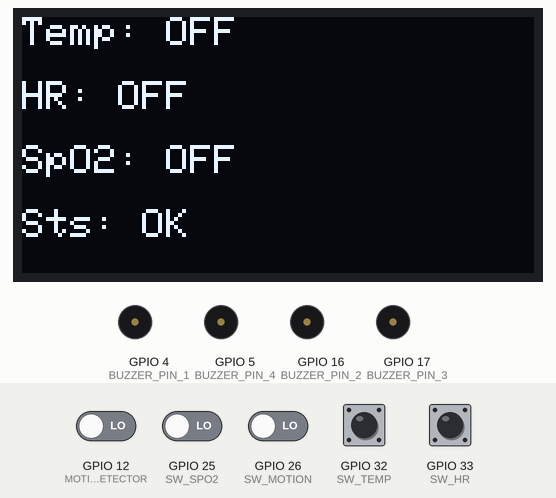
A sketch run on a simulated ESP32. Shown: 128×64 one-colour display, buzzer (waves = sounding, pin HIGH). The test bench sets the inputs (shaded band); at power-on: GPIO 12 (MOTION_DETECTOR), GPIO 25 (SW_SPO2), GPIO 26 (SW_MOTION), GPIO 32 (SW_TEMP), GPIO 33 (SW_HR) LOW. WiFi joins after 1.5 s; servers stay silent unless stated; random numbers use the default seed unless the sketch sets one; no MQTT or app messages arrive unless stated; what the sketch prints to the serial monitor is not drawn.

Above: at 6.2 s.
6.3 s: GPIO 25 (SW_SPO2) driven HIGH and GPIO 26 (SW_MOTION) driven HIGH
At 9.7 s:
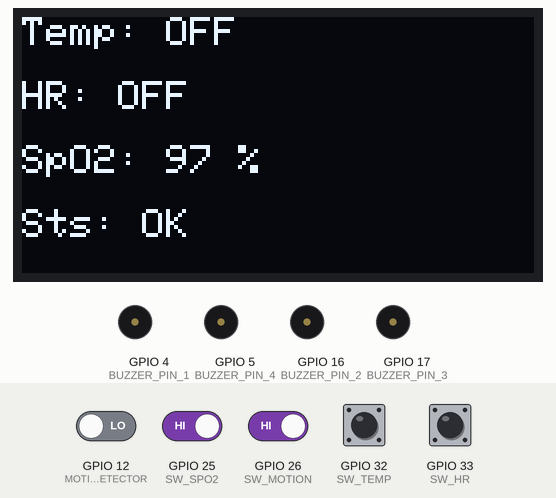
10.4 s: GPIO 12 (MOTION_DETECTOR) driven HIGH
At 12.2 s:
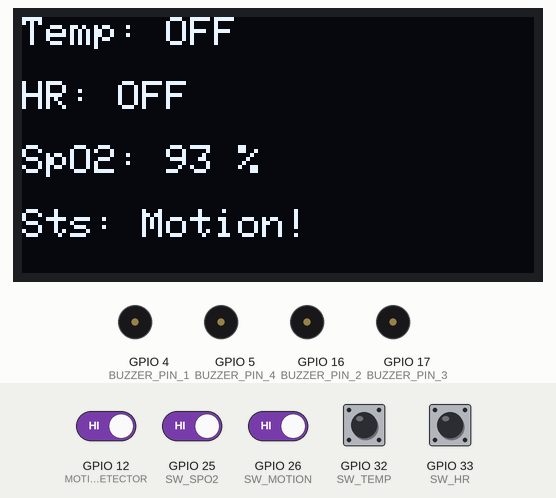
14.5 s: GPIO 25 (SW_SPO2) driven LOW
At 15.9 s:
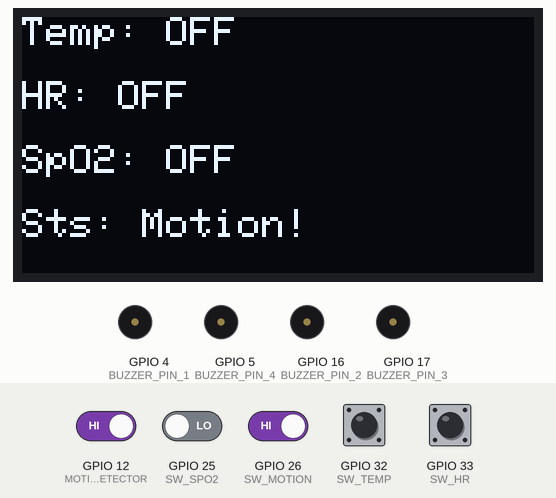
18.6 s: GPIO 25 (SW_SPO2) driven HIGH
At 22.2 s:
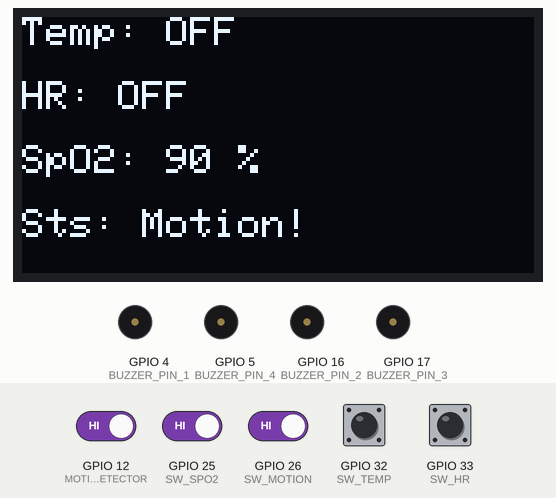
22.6 s: GPIO 26 (SW_MOTION) driven LOW
At 24.7 s:
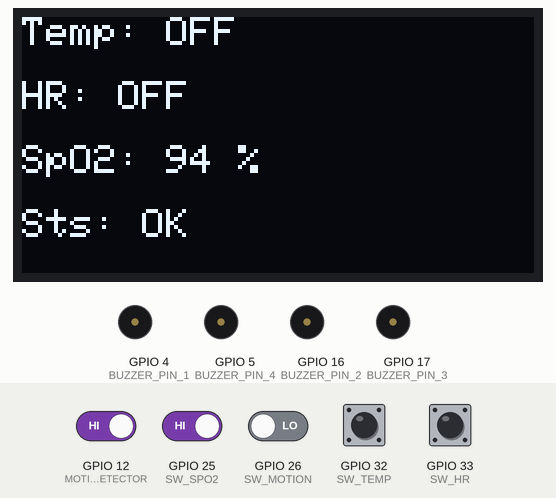
26.7 s: GPIO 33 (SW_HR) pulled HIGH for 1 s
At 28.4 s:
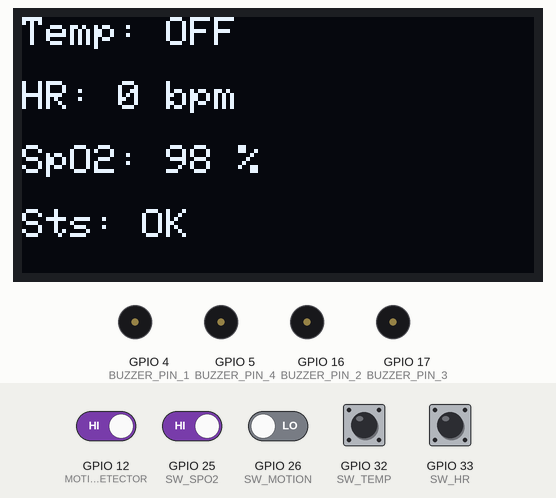
Timing chart, 0 to 29.9 s (numbered marks = the images above; inputs shaded):
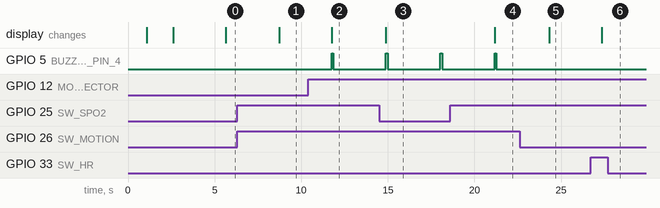

Measured:
- after the input at 6.3 s, the display: changes after 2.4 s (image 1)
- after the input at 10.4 s, GPIO 5 (BUZZER_PIN_4): LOW → HIGH after 1.4 s, → LOW 0.10 s later
- after the input at 18.6 s, the display: changes after 2.6 s (image 4)

The sketch:

main.ino
```cpp
#include <OneWire.h>
#include <DallasTemperature.h>
#include <Wire.h>
#include <Adafruit_GFX.h>
#include <Adafruit_SSD1306.h>
#include <WiFi.h>
#include "Adafruit_MQTT.h"
#include "Adafruit_MQTT_Client.h"

#include "freertos/FreeRTOS.h"
#include "freertos/task.h"
#include "freertos/queue.h"

#define TEMP_SENSOR 14
#define MOTION_DETECTOR 12

#define BUZZER_PIN_1 4
#define BUZZER_PIN_2 16
#define BUZZER_PIN_3 17
#define BUZZER_PIN_4 5

#define SW_TEMP 32
#define SW_HR 33
#define SW_SPO2 25
#define SW_MOTION 26

#define SCREEN_WIDTH 128
#define SCREEN_HEIGHT 64
#define OLED_RESET   -1
#define OLED_ADDRESS 0x3C

#define WIFI_SSID "Wokwi-GUEST"
#define WIFI_PASS ""

#define IO_USERNAME  "adafruit username"
#define IO_KEY       "adafruit api"

#define AIO_SERVER      "io.adafruit.com"
#define AIO_SERVERPORT  1883

#define TEMP_FEED         IO_USERNAME "/feeds/body-temperature-c"
#define HR_FEED           IO_USERNAME "/feeds/heart-rate-monitor"
#define MOTION_FEED       IO_USERNAME "/feeds/motion-detector"
#define SPO2_FEED         IO_USERNAME "/feeds/spo2-percent"
#define FLAG              IO_USERNAME "/feeds/flag"

WiFiClient client;

Adafruit_MQTT_Client mqtt(&client, AIO_SERVER, AIO_SERVERPORT,
                          IO_USERNAME, IO_KEY);

Adafruit_MQTT_Publish tempFeed   = Adafruit_MQTT_Publish(&mqtt, TEMP_FEED);
Adafruit_MQTT_Publish hrFeed     = Adafruit_MQTT_Publish(&mqtt, HR_FEED);
Adafruit_MQTT_Publish spo2Feed   = Adafruit_MQTT_Publish(&mqtt, SPO2_FEED);
Adafruit_MQTT_Publish statusFeed = Adafruit_MQTT_Publish(&mqtt, FLAG);
Adafruit_MQTT_Publish motiondetectorFeed = Adafruit_MQTT_Publish(&mqtt, MOTION_FEED);

OneWire oneWire(TEMP_SENSOR);
DallasTemperature sensors(&oneWire);

Adafruit_SSD1306 display(SCREEN_WIDTH, SCREEN_HEIGHT, &Wire, OLED_RESET);

QueueHandle_t hrQueue;
QueueHandle_t spo2Queue;

// Function to check if switch is ON
// DIP switch: HIGH = ON (when switch is flipped to ON position)
bool isSwitchOn(int pin) {
  return digitalRead(pin) == HIGH;
}

void sensorTask(void *param) {
  int heartRate = 0;
  int spo2 = 0;

  while (1) {

    if(isSwitchOn(SW_HR)) {
      heartRate = random(60, 100);  // Normal range
    } else {
      heartRate = 0;
    }

    if(isSwitchOn(SW_SPO2)) {
      spo2 = random(90, 100);  // Normal range
    } else {
      spo2 = 0;
    }

    Serial.print("HR Switch: "); Serial.print(digitalRead(SW_HR));
    Serial.print(" | SPO2 Switch: "); Serial.println(digitalRead(SW_SPO2));
    Serial.print("HR: "); Serial.print(heartRate);
    Serial.print(" | SPO2: "); Serial.println(spo2);

    xQueueOverwrite(hrQueue, &heartRate);
    xQueueOverwrite(spo2Queue, &spo2);

    vTaskDelay(pdMS_TO_TICKS(2000));
  }
}

void processingTask(void *param) {
  float temperature = 0;
  int heartRate = 0;
  int spo2 = 0;
  const char *statusMsg;

  vTaskDelay(pdMS_TO_TICKS(2000));  // Wait for sensor task to start

  while (1) {

    xQueuePeek(hrQueue, &heartRate, portMAX_DELAY);
    xQueuePeek(spo2Queue, &spo2, portMAX_DELAY);

    // Read temperature
    if(isSwitchOn(SW_TEMP)) {
      sensors.requestTemperatures();
      float newTemp = sensors.getTempCByIndex(0);
      if(newTemp != -127.0 && newTemp != 85.0) {
        temperature = newTemp;
      }
    }

    // Debug prints
    Serial.println("=== Processing ===");
    Serial.print("TEMP Switch: "); Serial.println(digitalRead(SW_TEMP));
    Serial.print("Temperature: "); Serial.println(temperature);
    Serial.print("Heart Rate: "); Serial.println(heartRate);
    Serial.print("SpO2: "); Serial.println(spo2);

    // Determine status
    statusMsg = "OK";

    if (isSwitchOn(SW_TEMP) && temperature > 38.0) {
      statusMsg = "High Temp!";
    }
    else if (isSwitchOn(SW_HR) && heartRate > 0 && heartRate < 60) {
      statusMsg = "HR Low!";
    }
    else if (isSwitchOn(SW_HR) && heartRate > 100) {
      statusMsg = "HR High!";
    }
    else if (isSwitchOn(SW_SPO2) && spo2 > 0 && spo2 < 90) {
      statusMsg = "SpO2 Low!";
    }
    else if (isSwitchOn(SW_MOTION) && digitalRead(MOTION_DETECTOR) == HIGH) {
      statusMsg = "Motion!";
    }

    // Update OLED Display
    display.clearDisplay();
    display.setTextSize(1);
    display.setTextColor(SSD1306_WHITE);

    // Temperature
    display.setCursor(0, 0);
    display.print("Temp: ");
    if(isSwitchOn(SW_TEMP)) {
      display.print(temperature, 1);
      display.print(" C");
    } else {
      display.print("OFF");
    }

    // Heart Rate
    display.setCursor(0, 16);
    display.print("HR: ");
    if(isSwitchOn(SW_HR)) {
      display.print(heartRate);
      display.print(" bpm");
    } else {
      display.print("OFF");
    }

    // SpO2
    display.setCursor(0, 32);
    display.print("SpO2: ");
    if(isSwitchOn(SW_SPO2)) {
      display.print(spo2);
      display.print(" %");
    } else {
      display.print("OFF");
    }

    // Status
    display.setCursor(0, 48);
    display.print("Sts: ");
    display.print(statusMsg);

    display.display();

    // Buzzer alerts
    if(isSwitchOn(SW_TEMP) && temperature > 38) {
      digitalWrite(BUZZER_PIN_1, HIGH);
      vTaskDelay(pdMS_TO_TICKS(100));
      digitalWrite(BUZZER_PIN_1, LOW);
    }

    if(isSwitchOn(SW_HR) && heartRate > 0 && (heartRate < 60 || heartRate > 100)) {
      digitalWrite(BUZZER_PIN_2, HIGH);
      vTaskDelay(pdMS_TO_TICKS(100));
      digitalWrite(BUZZER_PIN_2, LOW);
    }

    if(isSwitchOn(SW_SPO2) && spo2 > 0 && spo2 < 90) {
      digitalWrite(BUZZER_PIN_3, HIGH);
      vTaskDelay(pdMS_TO_TICKS(100));
      digitalWrite(BUZZER_PIN_3, LOW);
    }

    if(isSwitchOn(SW_MOTION) && digitalRead(MOTION_DETECTOR) == HIGH) {
      digitalWrite(BUZZER_PIN_4, HIGH);
      vTaskDelay(pdMS_TO_TICKS(100));
      digitalWrite(BUZZER_PIN_4, LOW);
    }

    // MQTT
    if(WiFi.status() == WL_CONNECTED) {
      if (!mqtt.connected()) {
        Serial.println("Connecting to MQTT...");
        if(mqtt.connect() == 0) {
          Serial.println("MQTT Connected!");
        }
      }

      if(mqtt.connected()) {
        mqtt.processPackets(10);
        mqtt.ping();

        if(isSwitchOn(SW_TEMP)) tempFeed.publish(temperature);
        if(isSwitchOn(SW_HR)) hrFeed.publish((int32_t)heartRate);
        if(isSwitchOn(SW_SPO2)) spo2Feed.publish((int32_t)spo2);
        if(isSwitchOn(SW_MOTION)) motiondetectorFeed.publish((int32_t)digitalRead(MOTION_DETECTOR));
        statusFeed.publish(statusMsg);
      }
    }

    vTaskDelay(pdMS_TO_TICKS(3000));
  }
}

void setup() {
  Serial.begin(115200);
  delay(1000);
  Serial.println("\n\n=== Health Monitor Starting ===");

  // Buzzer pins
  pinMode(BUZZER_PIN_1, OUTPUT);
  pinMode(BUZZER_PIN_2, OUTPUT);
  pinMode(BUZZER_PIN_3, OUTPUT);
  pinMode(BUZZER_PIN_4, OUTPUT);

  // Sensor pins
  pinMode(MOTION_DETECTOR, INPUT);

  // Switch pins - use INPUT_PULLDOWN for DIP switch
  pinMode(SW_TEMP, INPUT_PULLDOWN);
  pinMode(SW_HR, INPUT_PULLDOWN);
  pinMode(SW_SPO2, INPUT_PULLDOWN);
  pinMode(SW_MOTION, INPUT_PULLDOWN);

  // Initialize temperature sensor
  sensors.begin();

  // Initialize I2C and OLED
  Wire.begin(21, 22);

  if(!display.begin(SSD1306_SWITCHCAPVCC, OLED_ADDRESS)) {
    Serial.println("OLED Failed!");
    while(1);
  }
  Serial.println("OLED OK!");

  display.clearDisplay();
  display.setTextSize(1);
  display.setTextColor(SSD1306_WHITE);
  display.setCursor(0, 0);
  display.println("Starting...");
  display.display();

  // Connect WiFi
  Serial.print("WiFi connecting");
  WiFi.begin(WIFI_SSID, WIFI_PASS);
  int timeout = 0;
  while (WiFi.status() != WL_CONNECTED && timeout < 20) {
    delay(500);
    Serial.print(".");
    timeout++;
  }

  if(WiFi.status() == WL_CONNECTED) {
    Serial.println("\nWiFi OK!");
    display.println("WiFi OK!");
  } else {
    Serial.println("\nWiFi Failed!");
    display.println("WiFi Failed!");
  }
  display.display();
  delay(1000);

  // Create queues
  hrQueue = xQueueCreate(1, sizeof(int));
  spo2Queue = xQueueCreate(1, sizeof(int));

  // Initialize queue with default values
  int initVal = 0;
  xQueueOverwrite(hrQueue, &initVal);
  xQueueOverwrite(spo2Queue, &initVal);

  // Create tasks
  xTaskCreatePinnedToCore(sensorTask, "SensorTask", 4096, NULL, 1, NULL, 1);
  xTaskCreatePinnedToCore(processingTask, "ProcessTask", 8192, NULL, 2, NULL, 0);

  Serial.println("Tasks started!");
}

void loop() {
  vTaskDelay(portMAX_DELAY);
}
```
